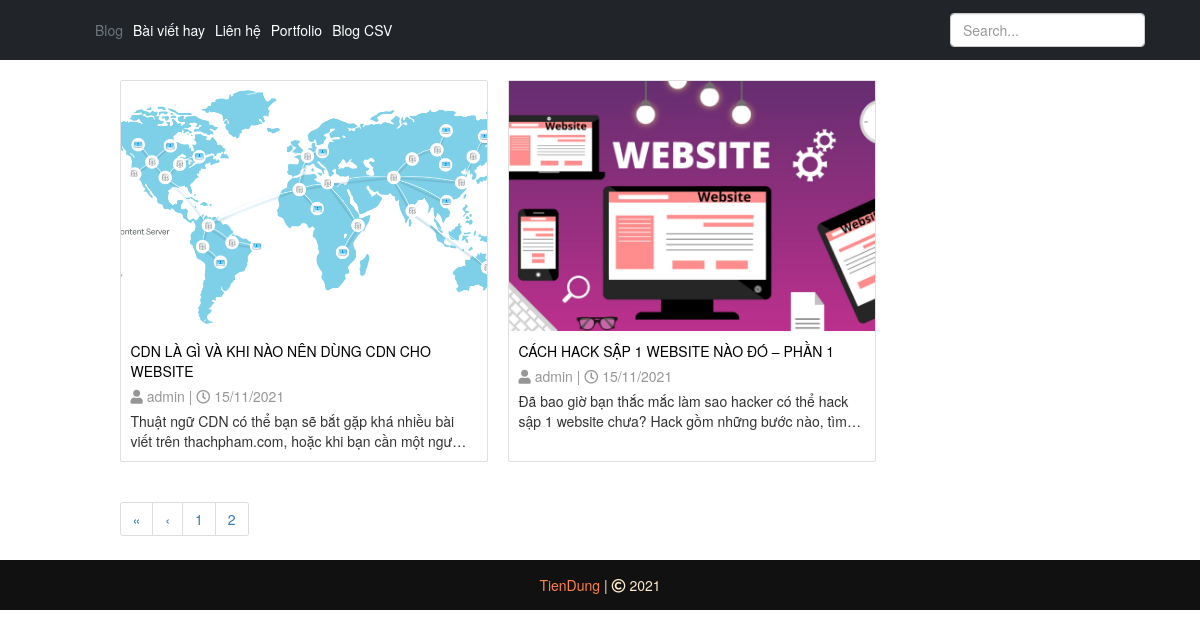
The app's page /blog/best_blogs?page=2 with its own data.
### blog/models.py (models this page shows, shortened)
class Blog(models.Model):
    title = models.CharField(max_length=200)
    image = models.ImageField(upload_to ='blog\images')
    author = models.ForeignKey(User, on_delete=models.CASCADE, related_name = 'blog_posts', default=1)
    created_on = models.DateTimeField(auto_now_add=True, blank=True)
    updated_on = models.DateTimeField(auto_now=True, blank=True)
    is_best = models.BooleanField("Blog hay", default=False)
    description = models.TextField()
    status = models.IntegerField(choices=STATUS, default=1)
    tags = TaggableManager()
    class Meta:
        ordering = ['-created_on']

### blog/views.py (the view)
# urls.py: path('best_blogs', views.best_blogs, name='best_blogs'),
def best_blogs(request):
    best_blogs = Blog.objects.filter(is_best=True)
    paginator = Paginator(best_blogs, 3)
    pageNumber = request.GET.get('page')
    blogs = paginator.get_page(pageNumber)
    nums = "a" * blogs.paginator.num_pages
    return render(request, 'blog/best_blogs.html',{'blogs': blogs, 'nums': nums})

### blog/templates/blog/best_blogs.html (shortened to what this page needs)
{% extends "blog/base.html" %}
{% block content %}
<div class="row">
    <div class="col-sm-10">
        <div class="wrapper">
            {% for blog in blogs %}
            <div class="card">
                <div class="card-img">
                    <img src="{{ blog.image.url }}" alt="########" >
                </div>
                <div class="card-content">
                    <div class="title">
                        <a href="{% url 'blog:detail' blog.id %}" > {{ blog.title }}</a>
                    </div>
                    <div class="author">
                        <i class="fas fa-user"></i> {{ blog.author }} |
                        <i class="far fa-clock"></i> {{ blog.created_on|date:'d/m/Y' }}
                    </div>
                    <div class="description">
                        {{ blog.description|truncatechars:100 }}
                    </div>
                </div>
            </div>
            {% endfor %}
        </div>
        <div class="wrapper" id="chinh">
            <nav aria-label="Page navigation example">
                <ul class="pagination">
                {% if blogs.has_previous %}
                    <li class="page-item">
                        <a class="page-link" href="?page=1" aria-label="Previous">
                        <span aria-hidden="true">&laquo;</span>
                        </a>
                    </li>
                    <li class="page-item "><a class="page-link" href="?page={{ blogs.previous_page_number }}">&lsaquo;</a></li>
                {% endif %}
                {% for i in nums %}
                    <li class="page-item"><a class="page-link" href="?page={{ forloop.counter }}">{{ forloop.counter }}</a></li>
                {% endfor %}
                </ul>
            </nav>
        </div>
    </div>
    <div class="col-sm-2">
    </div>
</div>
{% endblock content %}

### blog/static/blog/style2.css (style rules this page uses)
* { box-sizing: border-box; margin: 0; padding: 0; }
#chinh { padding: 0; padding-left: 20px; }
.wrapper { width: 80%; margin: 0 auto; display: grid; grid-template-columns: repeat(auto-fit, minmax(250px, 1fr)); grid-gap: 20px; padding: 20px; }
.wrapper .card { width: 100%; background: #fff; }
.wrapper .card .card-content .author,.detail .author { color: rgb(151, 150, 150); }
.wrapper .card .card-content { padding: 10px; }
.wrapper .card .card-content .description, .wrapper .card .card-content .author { padding-top: 5px; }
.wrapper .card .card-content .title a { text-decoration: none; color: black; }
.wrapper .card .card-img { position: relative; width: 100%; height: 250px; }
.wrapper .card .card-img img { object-fit: cover; width: 100%; height: 100%; top: 0; left: 0; }

### records on screen
Blog: image (picture), title "CDN LÀ GÌ VÀ KHI NÀO NÊN DÙNG CDN CHO WEBSITE", author "admin", created_on "15/11/2021", description "Thuật ngữ CDN có thể bạn sẽ bắt gặp khá nhiều bài viết trên thachpham.com, hoặc khi bạn cần một ngư…"
Blog: image (picture), title "CÁCH HACK SẬP 1 WEBSITE NÀO ĐÓ – PHẦN 1", author "admin", created_on "15/11/2021", description "Đã bao giờ bạn thắc mắc làm sao hacker có thể hack sập 1 website chưa? Hack gồm những bước nào, tìm…"
